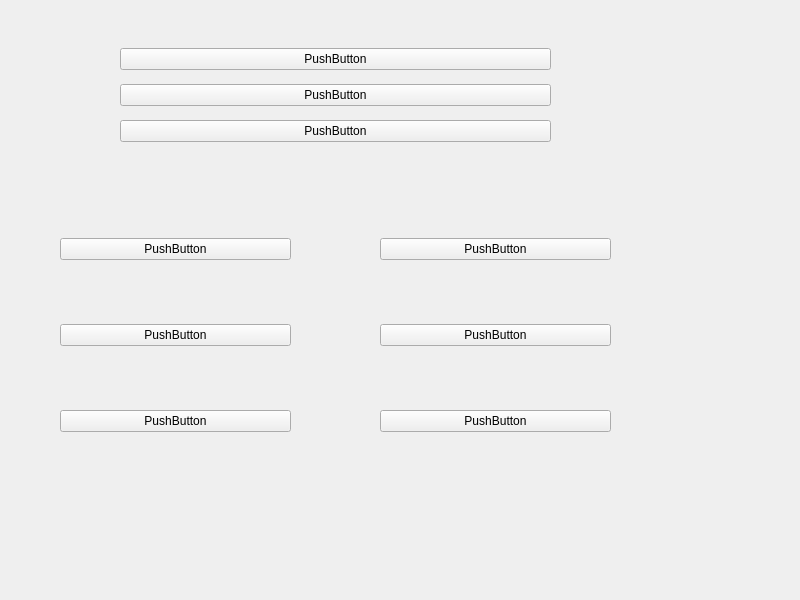
<?xml version="1.0" encoding="UTF-8"?>
<ui version="4.0">
 <class>Widget</class>
 <widget class="QWidget" name="Widget">
  <property name="geometry">
   <rect>
    <x>0</x>
    <y>0</y>
    <width>800</width>
    <height>600</height>
   </rect>
  </property>
  <property name="windowTitle">
   <string>Widget</string>
  </property>
  <widget class="QWidget" name="verticalLayoutWidget">
   <property name="geometry">
    <rect>
     <x>60</x>
     <y>180</y>
     <width>231</width>
     <height>311</height>
    </rect>
   </property>
   <layout class="QVBoxLayout" name="verticalLayout">
    <item>
     <widget class="QPushButton" name="pushButton_3">
      <property name="text">
       <string>PushButton</string>
      </property>
     </widget>
    </item>
    <item>
     <widget class="QPushButton" name="pushButton_2">
      <property name="text">
       <string>PushButton</string>
      </property>
     </widget>
    </item>
    <item>
     <widget class="QPushButton" name="pushButton">
      <property name="text">
       <string>PushButton</string>
      </property>
     </widget>
    </item>
   </layout>
  </widget>
  <widget class="QWidget" name="verticalLayoutWidget_2">
   <property name="geometry">
    <rect>
     <x>380</x>
     <y>180</y>
     <width>231</width>
     <height>311</height>
    </rect>
   </property>
   <layout class="QVBoxLayout" name="verticalLayout_2">
    <item>
     <widget class="QPushButton" name="pushButton_6">
      <property name="text">
       <string>PushButton</string>
      </property>
     </widget>
    </item>
    <item>
     <widget class="QPushButton" name="pushButton_5">
      <property name="text">
       <string>PushButton</string>
      </property>
     </widget>
    </item>
    <item>
     <widget class="QPushButton" name="pushButton_4">
      <property name="text">
       <string>PushButton</string>
      </property>
     </widget>
    </item>
   </layout>
  </widget>
  <widget class="QWidget" name="">
   <property name="geometry">
    <rect>
     <x>120</x>
     <y>40</y>
     <width>431</width>
     <height>111</height>
    </rect>
   </property>
   <layout class="QVBoxLayout" name="verticalLayout_3">
    <item>
     <widget class="QPushButton" name="pushButton_7">
      <property name="text">
       <string>PushButton</string>
      </property>
     </widget>
    </item>
    <item>
     <widget class="QPushButton" name="pushButton_8">
      <property name="text">
       <string>PushButton</string>
      </property>
     </widget>
    </item>
    <item>
     <widget class="QPushButton" name="pushButton_9">
      <property name="text">
       <string>PushButton</string>
      </property>
     </widget>
    </item>
   </layout>
  </widget>
 </widget>
 <resources/>
 <connections/>
</ui>
